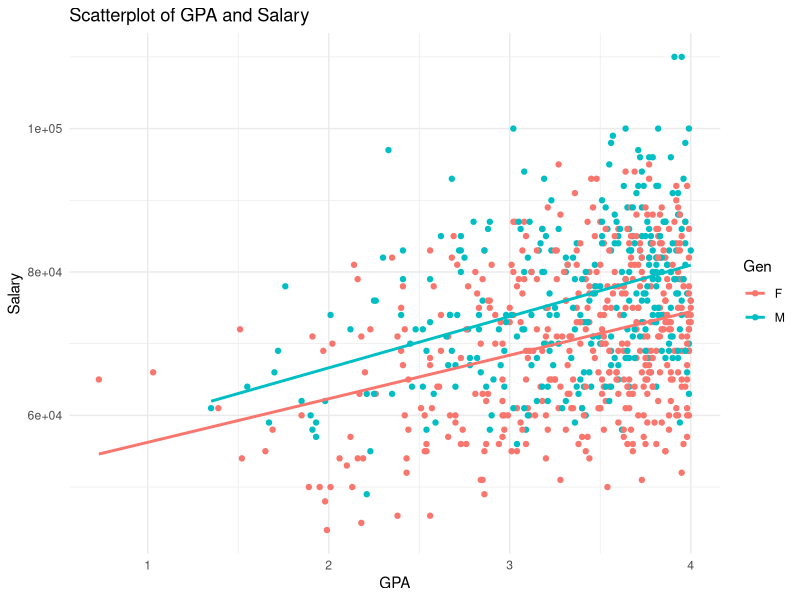
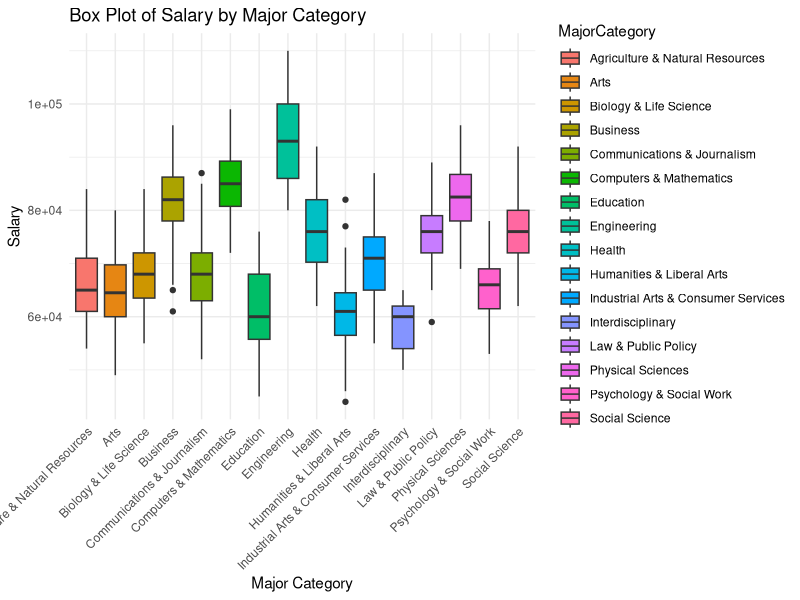
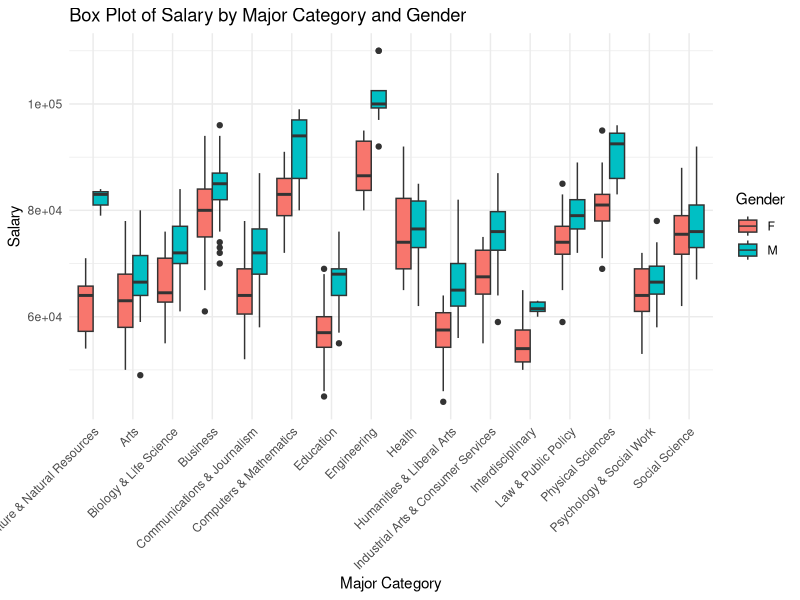
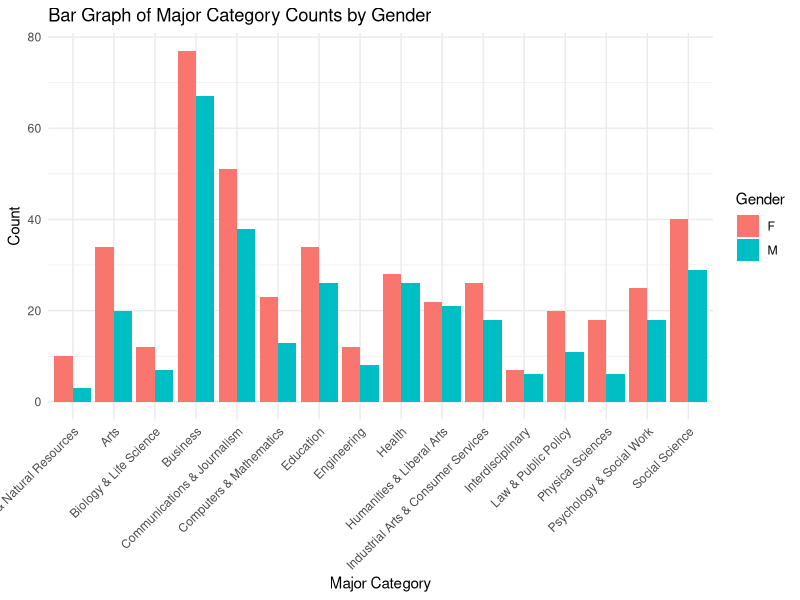

The R source for these figures, in order:
## ---- chunk 1
knitr::opts_chunk$set(echo = TRUE)

library(tidyverse)
library(knitr)
library(ggplot2)
library(GGally)
library(car)
library(MASS)
library(lmtest)
library(vroom)

#Analysis Questions:

## Read in data
sal <- vroom("Salary.csv")
sal$MajorCategory <- as.factor(sal$MajorCategory)
sal$Gen <- as.factor(sal$Gen)
# head(sal)
## ---- chunk 2
ggplot(sal, aes(x = GPA, y = Salary, color = Gen)) +
  geom_point() +
  geom_smooth(method = "lm", se = FALSE, formula = y ~ x, aes(group = Gen)) +
  labs(title = "Scatterplot of GPA and Salary",
       x = "GPA",
       y = "Salary") +  
  theme_minimal()
## ---- chunk 3
ggplot(sal, aes(x = MajorCategory, y = Salary, fill = MajorCategory)) +
  geom_boxplot() +
  labs(title = "Box Plot of Salary by Major Category",
       x = "Major Category",
       y = "Salary") +
  theme_minimal() +
  theme(axis.text.x = element_text(angle = 45, hjust = 1)) 
## ---- chunk 4
ggplot(sal, aes(x = MajorCategory, y = Salary, fill = Gen)) +
  geom_boxplot(position = "dodge") +
  labs(title = "Box Plot of Salary by Major Category and Gender",
       x = "Major Category",
       y = "Salary",
       fill = "Gender") +
  theme_minimal() +
  theme(axis.text.x = element_text(angle = 45, hjust = 1))
## ---- chunk 5
ggplot(sal, aes(x = MajorCategory, fill = Gen)) +
  geom_bar(position = "dodge") +
  labs(title = "Bar Graph of Major Category Counts by Gender",
       x = "Major Category",
       y = "Count",
       fill = "Gender") +
  theme_minimal() +
  theme(axis.text.x = element_text(angle = 45, hjust = 1))  
